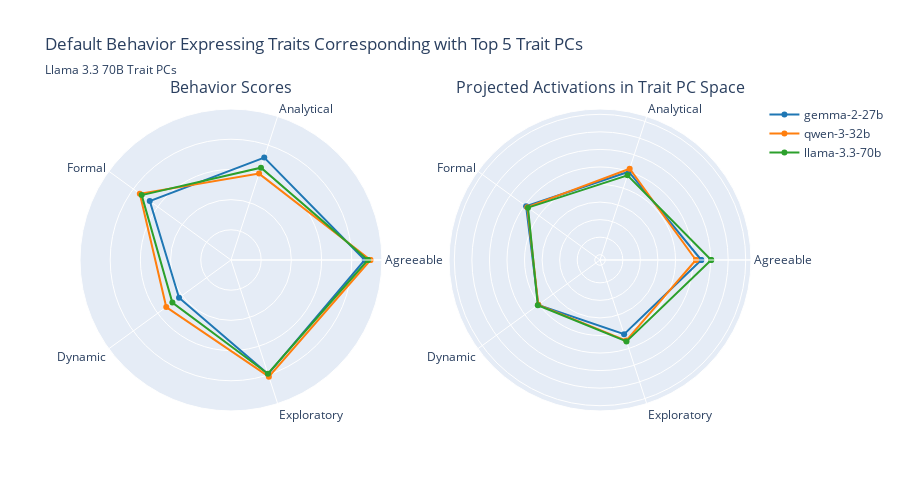

Notebook code for this chart:
### Code cell
# make two pentagon plots, one for each of the axes

plot1_contents = ['pc1_low', 'pc2_high', 'pc3_low', 'pc4_low', 'pc5_low']
plot2_contents = ['pc1_high', 'pc2_low', 'pc3_high', 'pc4_high', 'pc5_high']
plot1_labels = ['Agreeable', 'Analytical', 'Formal', 'Dynamic', 'Exploratory']
plot2_labels = ['Hostile', 'Expressive', 'Casual', 'Contemplative', 'Decisive']

# Create a figure with two subplots
import plotly.graph_objects as go
from plotly.subplots import make_subplots

# Create subplot structure with two polar plots
fig = make_subplots(
    rows=1, cols=2,
    specs=[[{'type': 'polar'}] * 2],
    subplot_titles=('Behavior Scores', 'Projected Activations in Trait PC Space')
)

# Define colors for each model
colors = ['rgb(31, 119, 180)', 'rgb(255, 127, 14)', 'rgb(44, 160, 44)']

# Calculate max range for bidirectional axis (find the largest absolute value)
max_range = max(max(plot1_axes), max(plot2_axes))

# Determine which PCs need to be flipped
# We want plot1_axes to always be positive and plot2_axes to always be negative
# For plot1_contents: pc1_low, pc2_high, pc3_low, pc4_low, pc5_low
# pc1_low uses min (negative), so flip it
# pc2_high uses max (positive), so don't flip
# pc3_low uses min (negative), so flip it
# pc4_low uses min (negative), so flip it
# pc5_low uses min (negative), so flip it
flip_sign = [True, False, True, True, True]  # Which PCs to flip

# Add traces for each model
for idx, model in enumerate(models):
    # Plot 1 - left subplot (behavior scores)
    values1 = [pc_stats_df.loc[model, col] for col in plot1_contents]
    values1.append(values1[0])  # Close the pentagon
    
    fig.add_trace(
        go.Scatterpolar(
            r=values1,
            theta=plot1_labels + [plot1_labels[0]],
            name=model,
            line=dict(color=colors[idx]),
            showlegend=True
        ),
        row=1, col=1
    )
    
    # Plot 2 - right subplot (projected activations with bidirectional scaling)
    # Extract PC values from projected tensor (indices 0-4 for PC1-PC5)
    projected_vals = projected[model]['mean_activation_projected'][:5].cpu().numpy()
    
    # Flip signs where needed so plot1 is always positive direction
    projected_vals_flipped = [projected_vals[i] * (-1 if flip_sign[i] else 1) for i in range(5)]
    
    # When we flip, we also need to swap which axis we use for normalization
    # After flipping: positive should use plot1_axes, negative should use plot2_axes
    values2 = []
    for i in range(5):
        val = projected_vals_flipped[i]
        
        # After flipping, the axes are swapped for flipped PCs
        if flip_sign[i]:
            # Flipped: positive uses plot2_axes (which was the min), negative uses plot1_axes (which was the max)
            # But we want positive to use plot1 and negative to use plot2 for display
            # So we need to swap the axes we reference
            pos_axis = plot2_axes[i]  # What was the min is now positive
            neg_axis = plot1_axes[i]  # What was the max is now negative
        else:
            # Not flipped: use axes as-is
            pos_axis = plot1_axes[i]
            neg_axis = plot2_axes[i]
        
        if val >= 0:
            # Scale positive values
            normalized = (val / pos_axis) * max_range if pos_axis != 0 else 0
        else:
            # Scale negative values
            normalized = (val / neg_axis) * max_range if neg_axis != 0 else 0
        values2.append(normalized)
    
    values2.append(values2[0])  # Close the pentagon
    
    fig.add_trace(
        go.Scatterpolar(
            r=values2,
            theta=plot1_labels + [plot1_labels[0]],
            name=model,
            line=dict(color=colors[idx]),
            showlegend=False  # Only show legend once
        ),
        row=1, col=2
    )

# Update left subplot to 0-100 range
fig.update_polars(
    radialaxis=dict(
        range=[0, 100],
        showticklabels=False
    ),
    row=1, col=1
)

# Update right subplot to bidirectional range
fig.update_polars(
    radialaxis=dict(
        range=[-max_range, max_range],
        showticklabels=False
    ),
    row=1, col=2
)

# Update layout
fig.update_layout(
    title={
        'text': "Default Behavior Expressing Traits Corresponding with Top 5 Trait PCs",
        'subtitle': {
        'text': 'Llama 3.3 70B Trait PCs',
    }
    },
    
    height=500,
    width=900,
    showlegend=True
)

fig.show()

### Figure 1 — Plotly figure (JSON) as saved in the notebook; plotly's stock layout.template omitted (floating-point values rounded to 4 significant figures)
{"data": [{"line": {"color": "rgb(31, 119, 180)"}, "name": "gemma-2-27b", "r": [88.61, 71.33, 66.48, 42.53, 79.42, 88.61], "showlegend": true, "subplot": "polar", "theta": ["Agreeable", "Analytical", "Formal", "Dynamic", "Exploratory", "Agreeable"], "type": "scatterpolar"}, {"line": {"color": "rgb(31, 119, 180)"}, "name": "gemma-2-27b", "r": [29.34, 19.75, 18.09, 0.9934, 2.791, 29.34], "showlegend": false, "subplot": "polar2", "theta": ["Agreeable", "Analytical", "Formal", "Dynamic", "Exploratory", "Agreeable"], "type": "scatterpolar"}, {"line": {"color": "rgb(255, 127, 14)"}, "name": "qwen-3-32b", "r": [92.38, 60.18, 74.61, 52.99, 81.25, 92.38], "showlegend": true, "subplot": "polar", "theta": ["Agreeable", "Analytical", "Formal", "Dynamic", "Exploratory", "Agreeable"], "type": "scatterpolar"}, {"line": {"color": "rgb(255, 127, 14)"}, "name": "qwen-3-32b", "r": [23.22, 23.29, 16.38, 0.9029, 10.52, 23.22], "showlegend": false, "subplot": "polar2", "theta": ["Agreeable", "Analytical", "Formal", "Dynamic", "Exploratory", "Agreeable"], "type": "scatterpolar"}, {"line": {"color": "rgb(44, 160, 44)"}, "name": "llama-3.3-70b", "r": [90.66, 64.29, 73.11, 47.99, 79.19, 90.66], "showlegend": true, "subplot": "polar", "theta": ["Agreeable", "Analytical", "Formal", "Dynamic", "Exploratory", "Agreeable"], "type": "scatterpolar"}, {"line": {"color": "rgb(44, 160, 44)"}, "name": "llama-3.3-70b", "r": [40.65, 15.41, 15.45, 1.629, 11.52, 40.65], "showlegend": false, "subplot": "polar2", "theta": ["Agreeable", "Analytical", "Formal", "Dynamic", "Exploratory", "Agreeable"], "type": "scatterpolar"}], "layout": {"annotations": [{"font": {"size": 16}, "showarrow": false, "text": "Behavior Scores", "x": 0.225, "xanchor": "center", "xref": "paper", "y": 1, "yanchor": "bottom", "yref": "paper"}, {"font": {"size": 16}, "showarrow": false, "text": "Projected Activations in Trait PC Space", "x": 0.775, "xanchor": "center", "xref": "paper", "y": 1, "yanchor": "bottom", "yref": "paper"}], "height": 500, "polar": {"domain": {"x": [0, 0.45], "y": [0, 1]}, "radialaxis": {"range": [0, 100], "showticklabels": false}}, "polar2": {"domain": {"x": [0.55, 1], "y": [0, 1]}, "radialaxis": {"range": [-86.01, 86.01], "showticklabels": false}}, "showlegend": true, "title": {"subtitle": {"text": "Llama 3.3 70B Trait PCs"}, "text": "Default Behavior Expressing Traits Corresponding with Top 5 Trait PCs"}, "width": 900}}
